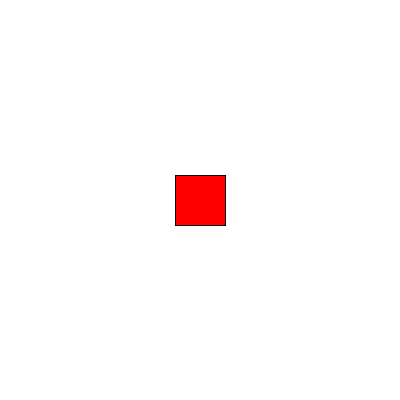
Frame 1 (no input)
Frame 60 (the mouse pressed at the canvas centre just before this capture): identical to frame 1, image omitted
Frame 120 (the mouse held since frame 60 and released just before this capture): identical to frame 1, image omitted

The Processing sketch that drew this single still picture (run headless with seeded random() and noise(); from frame 60 on, the mouse is pressed at the canvas centre):

// Processing sketch: Opdr_12_6_verdiepingsopdracht
// ── Opdr_12_6_verdiepingsopdracht.pde
int xWaarde = 175;
int yWaarde = 175;
int Breedte = 50;
int hoogte = 50;


void setup() {
  size(400, 400);
  background(255);
}

void draw() {
  background(255);
  fill(255, 0, 0);
  rect(xWaarde, yWaarde, Breedte, hoogte);
}

void keyPressed() {
  if (keyCode == 38) {
    //pijltje Omhoog
    yWaarde -= 10;
  } else if (keyCode == 40) {
    //pijltje Omlaag
    yWaarde += 10;
  } else if (keyCode == 39) {
    //pijltje Rechts
    xWaarde += 10;
  } else if (keyCode == 37) {
    //pijltje links
    xWaarde -= 10;
  }
}
